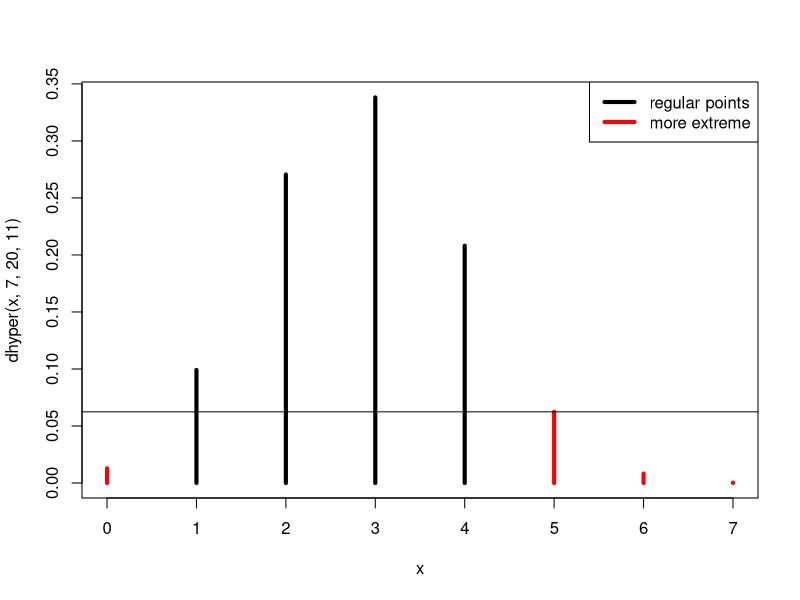

Generate this figure with R:
## ---- chunk 1
a <- matrix(c(5,2,6,14), 2, 2, byrow=TRUE)   # define matrix 
dimnames(a) <- list(                         # display only
    gender     = c("M", "F"),
    lefthanded = c(TRUE, FALSE))
a
## ---- chunk 2
x <- 0:7  # define x-axis
plot(x, dhyper(x,7,20,11),
    type='h', lwd=4,
    col = c("red", rep("black",4), rep("red",3)))
legend("topright",
    lwd=4, col=c("black","red"),
    legend=c("regular points","more extreme"))
    abline(h = dhyper(5,7,20,11))
## ---- chunk 3
sum(dhyper(c(0,5,6,7),7,20,11))
## ---- chunk 4
fisher.test(a)
## ---- chunk 5
D <- data.frame(
	textbook = c("A","A","B","A","B","A","B","B","B","A","A","A"),
	pass     = c( T,  T,  F,  T,  F,  F,  F,  F,  F,  T,  T,  T))
head(D)
M <- table(D)
M
fisher.test(M)
## ---- chunk 6
M <- matrix(c(4,1,2,14), 2, 2)
dimnames(M) <-
   list(status=c("smoker", "non-smoker"), cancer=c(TRUE, FALSE))
M
## ---- chunk 7
M
fisher.test(M, alternative="greater")
